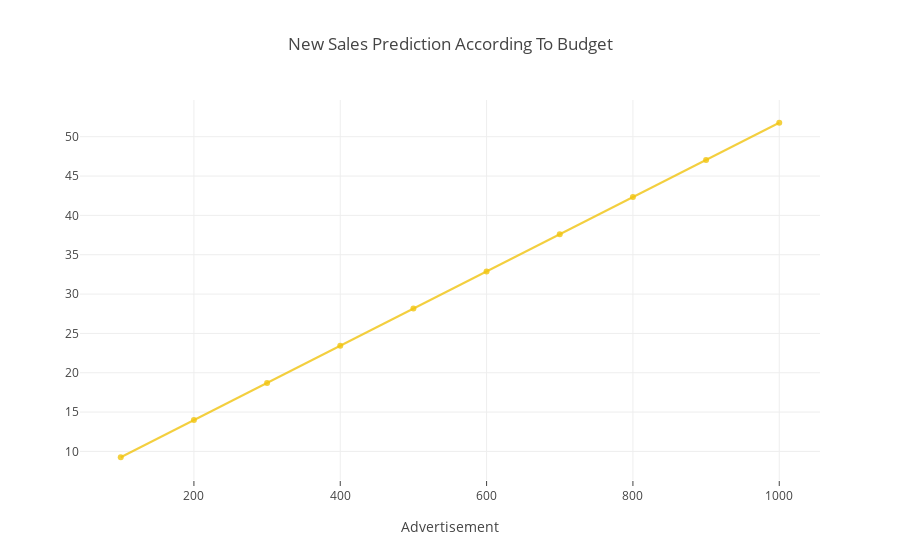

Notebook code cell kept with this figure:
### Code cell
data = [trace_predict]
layout = dict(title = 'New Sales Prediction According To Budget',
              xaxis= dict(title= 'Advertisement',ticklen= 5,zeroline= False)
             )
fig = dict(data = data, layout = layout)
iplot(fig)

### Figure 1 — Plotly figure (JSON) as saved in the notebook; plotly's stock layout.template omitted (floating-point values rounded to 4 significant figures)
{"data": [{"marker": {"color": "rgba(241, 196, 15, 0.8)"}, "mode": "lines+markers", "name": "prediction", "text": "Advertisement Prediction", "type": "scatter", "uid": "dff807b2-f8fc-49e3-a014-64fee3732a36", "x": [100, 200, 300, 400, 500, 600, 700, 800, 900, 1000], "y": [9.261, 13.98, 18.71, 23.43, 28.16, 32.88, 37.6, 42.33, 47.05, 51.77]}], "layout": {"title": {"text": "New Sales Prediction According To Budget"}, "xaxis": {"ticklen": 5, "title": {"text": "Advertisement"}, "zeroline": false}}}
